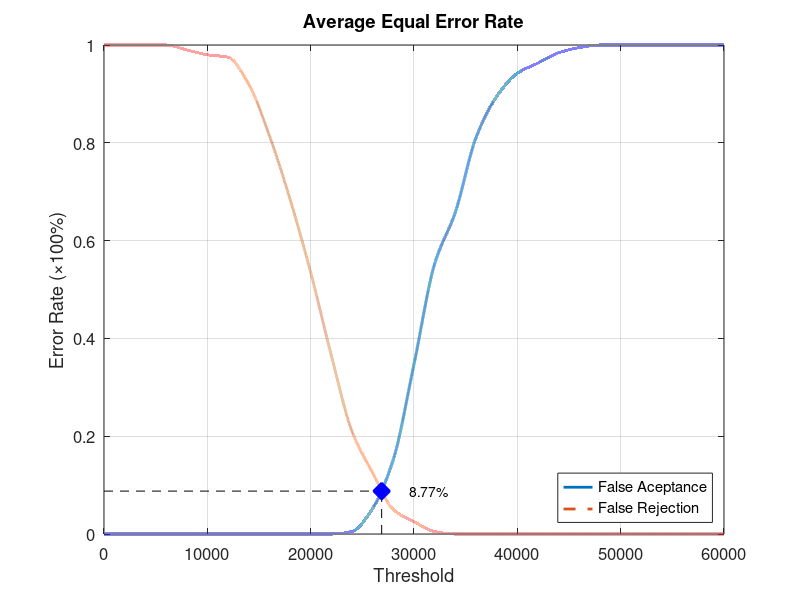
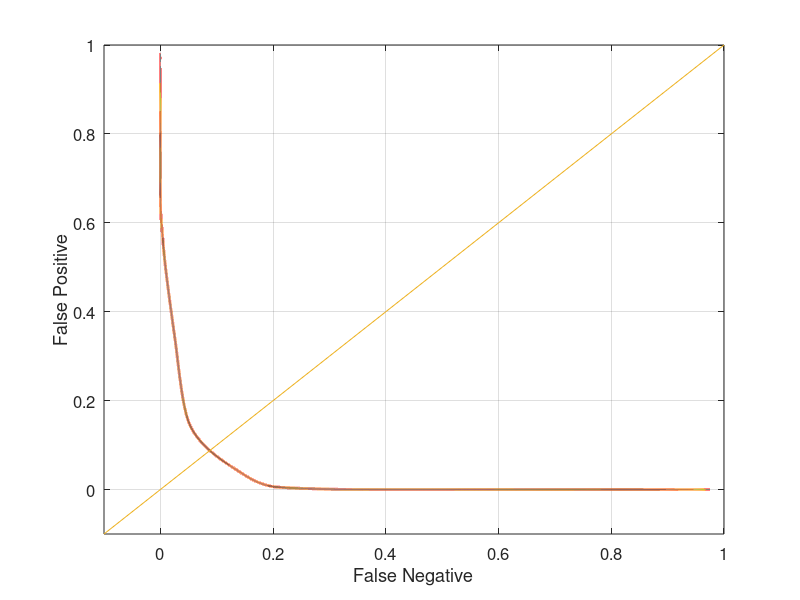

Recreate these plots in MATLAB, in order.
function yEER = Database4_2
close all;
clear;
clc;
x = 0:2000:60000;
xq = 0:0.5:60000;

y0 = [0 0 0 0 0 0 0 0 0 0 0 0 0.00526316 0.0526316 0.152632 0.347368 0.552632 0.657895 0.810526 0.894737 0.942105 0.963158 0.984211 0.994737 1 1 1 1 1 1 1];
yy0 = interp1(x, y0, xq, 'pchip');
y1 = [1 1 1 1 0.99 0.98 0.975 0.92 0.815 0.685 0.535 0.365 0.21 0.125 0.05 0.025 0.005 0 0 0 0 0 0 0 0 0 0 0 0 0 0];
yy1 = interp1(x, y1, xq, 'pchip');

% Calculating EER: 
y2 = abs(y0 - y1);
find(y2 == min(y2))
yy2 = abs(yy0 - yy1);
xEER = find(yy2 == min(yy2));
xEERIndex = xq(xEER) % X-axis EER
yEER = yy0(xEER) % Y-axis EER

main = figure
plot(xq, yy0,'-','LineWidth', 2);	hold on
plot(xq, yy1,'--','LineWidth', 2);	hold on
plot([xEERIndex xEERIndex], [0 yEER], 'k--');	hold on
plot([0 xEERIndex], [yEER yEER], 'k--');	hold on
plot(xEERIndex, yEER, 'bx', 'LineWidth', 10);	hold on
text(xEERIndex + 10 * xEERIndex / 100, yEER, [num2str(round((10000 * yEER)) / 100) '%'])
legend('False Aceptance', 'False Rejection', 'Location', 'SouthEast')
xlabel('Threshold')
ylabel('Error Rate (\times100%)')
title('Average Equal Error Rate')
set(gca, 'FontSize', 12)
axis([0 60000 0 1])
grid on

print(main, 'Database4_2Main', '-dpng');
FNRxFPR = figure('Color', [1 1 1]);
plot(yy1, yy0, '-', yy1, yy0, 'LineWidth', 2);
hold on
y = -0.1:0.1:1
plot(y, y); 
set(gca, 'FontSize', 12)
xlabel('False Negative')
ylabel('False Positive')
axis([-0.1 1 -0.1 1])
set(gca, 'FontSize', 12)
grid on

print(FNRxFPR, 'Database4_2FNRxFPR','-dpng');
end
